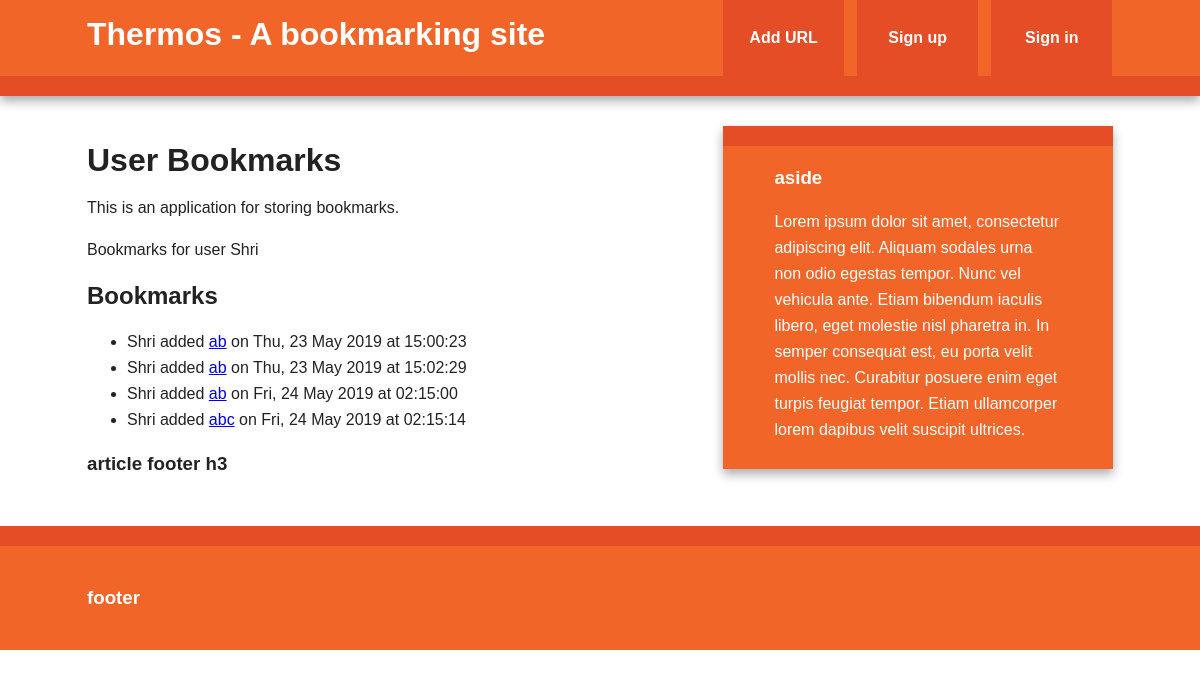
The app's page /user/Shri with its own data.
### thermos/models/user.py (models this page shows, shortened)
class User(db.Model):
    __tablename__ = 'User'
    id = db.Column(db.Integer, primary_key=True)
    username = db.Column(db.String(80), unique=True)
    email = db.Column(db.String(120), unique=True)
    bookmarks = db.relationship('Bookmark', backref='User', lazy='dynamic')

### thermos/models/bookmark.py (models this page shows, shortened)
class Bookmark(db.Model):
    __tablename__ = 'Bookmark'
    id = db.Column('id', db.Integer, primary_key=True)
    url = db.Column('url', db.Text, nullable=False)
    date = db.Column(db.DateTime, default= datetime.utcnow)
    description = db.Column(db.String(300))
    user_id = db.Column(db.Integer, db.ForeignKey('User.id'), nullable=False)

### thermos/views/core_views.py (the view)
@app.route('/user/<username>')
def user_bookmarks(username):
    user = User.query.filter(func.lower(User.username) == username.lower()).first_or_404()
    bookmarks = Bookmark.query.filter_by(user_id=user.id).all()
    return render_template('user.html', title_bar = 'User Bookmarks', user=user, bookmarks=bookmarks)

### thermos/templates/user.html (shortened to what this page needs)
{% extends "base.html" %}
{% block content %}
    <article>
        <header>
            <h1>{{ title_bar }}</h1>
            <p>This is an application for storing bookmarks.</p>
            <p>Bookmarks for user {{ user.username }}</p>
        </header>
        <section>
            <h2>Bookmarks</h2>
            {% if bookmarks %}
            <ul>
                {% for bookmark in bookmarks %}
                <li>{{ bookmark.User.username }}
                    added <a href="{{ bookmark.url }}">{{ bookmark.description }}</a>
                    on {{ bookmark.date.strftime("%a, %d %b %Y at %H:%M:%S") }}
                </li>
                {% endfor %}
            </ul>
            {% endif%}
        </section>
        <footer>
            <h3>article footer h3</h3>
        </footer>
    </article>
{% endblock %}

### thermos/templates/base.html (shortened to what this page needs)
<!doctype html>
<html class="no-js" lang="">
    <head>
        <link rel="stylesheet" href="{{ url_for('static', filename='css/normalize.min.css') }}">
        <link rel="stylesheet" href="{{ url_for('static', filename='css/main.css') }}">
        <link rel="stylesheet" href="{{ url_for('static', filename='css/custom.css') }}">
    </head>
    <body>
        <div class="header-container">
            <header class="wrapper clearfix">
                <a href="{{ url_for('index') }}"><h1 class="title">{% block title_bar %}Thermos - A bookmarking site{% endblock %}</h1></a>
                <nav>
                    <ul>
                        <li><a href="{{ url_for('add_url') }}">Add URL</a></li>
                        <li><a href="#">Sign up</a></li>
                        <li><a href="#">Sign in</a></li>
                    </ul>
                </nav>
            </header>
        </div>
        <div class="main-container">
            <div class="main wrapper clearfix">
                {% block content %}
                {% endblock %}
                {% block sidebar %}
                    <aside>
                        <h3>aside</h3>
                        <p>Lorem ipsum dolor sit amet, consectetur adipiscing elit. Aliquam sodales urna non odio egestas tempor. Nunc vel vehicula ante. Etiam bibendum iaculis libero, eget molestie nisl pharetra in. In semper consequat est, eu porta velit mollis nec. Curabitur posuere enim eget turpis feugiat tempor. Etiam ullamcorper lorem dapibus velit suscipit ultrices.</p>
                    </aside>
                {% endblock %}
            </div>
        </div>
        <div class="footer-container">
            <footer class="wrapper">
                <h3>footer</h3>
            </footer>
        </div>
    </body>
</html>

### records on screen
User: username "Shri"
Bookmark: User.username "Shri", description "ab", date "Thu, 23 May 2019 at 15:00:23"
Bookmark: User.username "Shri", description "ab", date "Thu, 23 May 2019 at 15:02:29"
Bookmark: User.username "Shri", description "ab", date "Fri, 24 May 2019 at 02:15:00"
Bookmark: User.username "Shri", description "abc", date "Fri, 24 May 2019 at 02:15:14"

### other values on screen
{{ title_bar }} "User Bookmarks"
